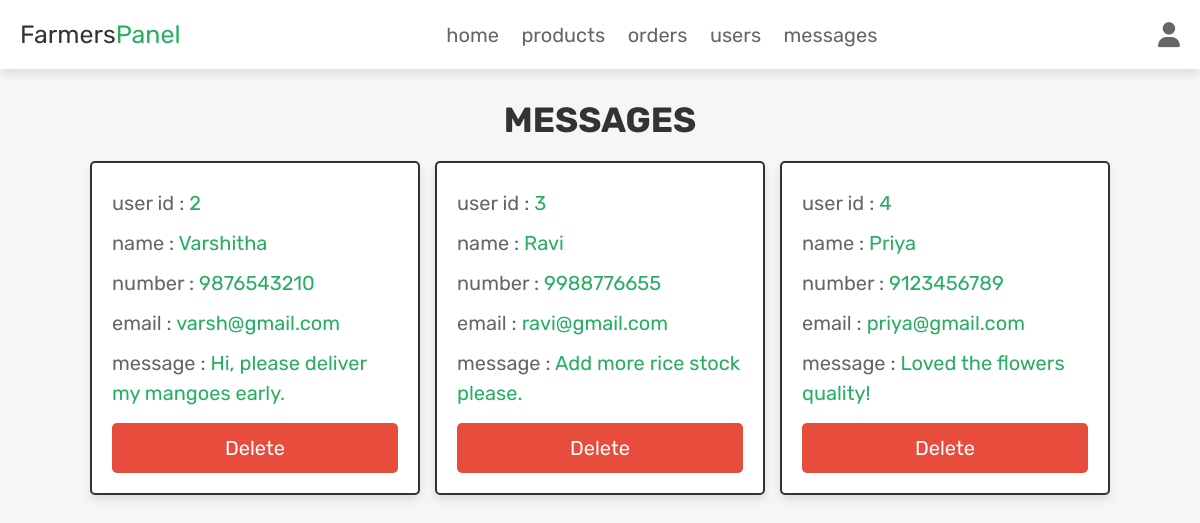
The page /admin_contacts.php (signed in) on the database its author committed.
### tables this page shows
CREATE TABLE `message` (
  `id` int(100) NOT NULL,
  `user_id` int(100) NOT NULL,
  `name` varchar(100) NOT NULL,
  `email` varchar(100) NOT NULL,
  `number` varchar(12) NOT NULL,
  `message` varchar(500) NOT NULL
);

### admin_contacts.php (the view, shortened to what this page needs)
<?php
@include 'config.php';
?>
<!DOCTYPE html>
<html lang="en">
<head>
   <link rel="stylesheet" href="https://cdnjs.cloudflare.com/ajax/libs/font-awesome/6.1.1/css/all.min.css">
   <link rel="stylesheet" href="css/admin_style.css">
</head>
<body>
<?php include 'admin_header.php'; ?>
<section class="messages">
   <h1 class="title">messages</h1>
   <div class="box-container">
   <?php
      $select_message = $conn->prepare("SELECT * FROM `message`");
      $select_message->execute();
      if($select_message->rowCount() > 0){
         while($fetch_message = $select_message->fetch(PDO::FETCH_ASSOC)){
   ?>
   <div class="box">
      <p> user id : <span><?= $fetch_message['user_id']; ?></span> </p>
      <p> name : <span><?= $fetch_message['name']; ?></span> </p>
      <p> number : <span><?= $fetch_message['number']; ?></span> </p>
      <p> email : <span><?= $fetch_message['email']; ?></span> </p>
      <p> message : <span><?= $fetch_message['message']; ?></span> </p>
      <a href="admin_contacts.php?delete=<?= $fetch_message['id']; ?>" onclick="return confirm('delete this message?');" class="delete-btn">delete</a>
   </div>
   <?php
         }
      }else{
         echo '<p class="empty">you have no messages!</p>';
      }
   ?>
   </div>
</section>
</body>
</html>

### css/admin_style.css (style rules this page uses)
.messages .box-container { display: grid; grid-template-columns: repeat(auto-fit, 33rem); gap:1.5rem; align-items: flex-start; justify-content:center; }
.messages .box-container .box { border:var(--border); box-shadow: var(--box-shadow); background-color: var(--white); border-radius: .5rem; padding:2rem; }
.messages .box-container .box p { line-height: 1.5; padding:.5rem 0; font-size: 2rem; color:var(--light-color); }
.messages .box-container .box p span { color:var(--green); }

### css/components.css (style rules this page uses)
:root { --green:#27ae60; --orange:#f39c12; --red:#e74c3c; --black:#333; --light-color:#666; --white:#fff; --light-bg:#f6f6f6; --border:.2rem solid var(--black); --box-shadow:0 .5rem 1rem rgba(0,0,0,.1); }
* { font-family: 'Rubik', sans-serif; margin:0; padding:0; box-sizing: border-box; outline: none; border:none; text-decoration: none; color:var(--black); }
body { background-color: var(--light-bg); }
html { font-size: 62.5%; overflow-x: hidden; scroll-behavior: smooth; scroll-padding-top: 6.5rem; }
section { padding:3rem 2rem; max-width: 1200px; margin:0 auto; }
.btn, .delete-btn, .option-btn { display: block; width: 100%; margin-top: 1rem; border-radius: .5rem; color:var(--white); font-size: 2rem; padding:1.3rem 3rem; text-transform: capitalize; cursor: pointer; text-align: center; }
.delete-btn { background-color: var(--red); }
.title { text-align: center; margin-bottom: 2rem; text-transform: uppercase; color:var(--black); font-size: 3.5rem; }

### rows shown on the page
message: user "2", name "Varshitha", number "9876543210", email "varsh@gmail.com", message "Hi, please deliver my mangoes early."
message: user "3", name "Ravi", number "9988776655", email "ravi@gmail.com", message "Add more rice stock please."
message: user "4", name "Priya", number "9123456789", email "priya@gmail.com", message "Loved the flowers quality!"
